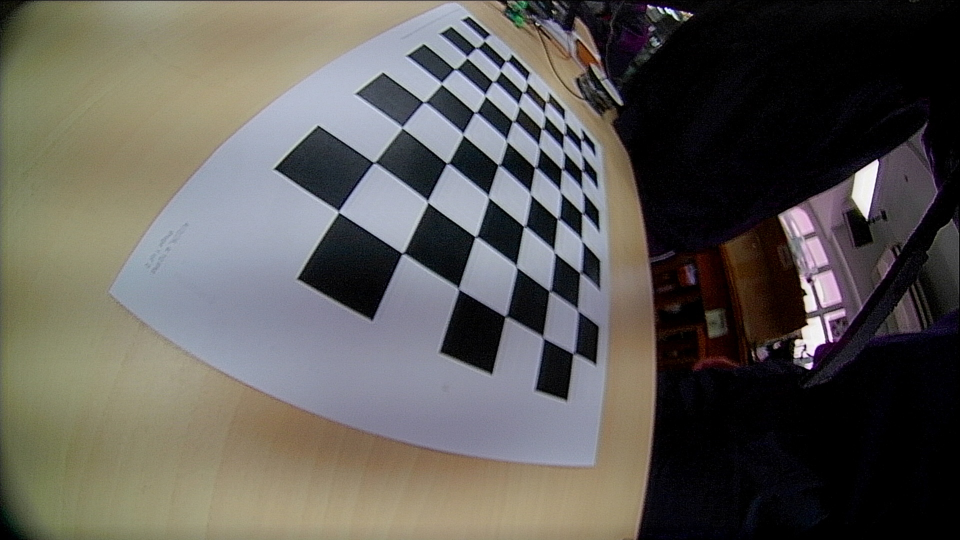
#> input picture 26_Mate/Distortion/calib_031.jpg, 1920 x 1080 px (shown at 1/2 size)
$ python photo_b.py calib_031.jpg   (older library calls are emulated)
#> lines starting #> are read from the running program, lines starting #| are printed output that depends on the picture
import numpy as np
import cv2
import sys

DIM = (1920, 1080)
K=np.array([[604.7284623795406, 0.0, 953.2403847222108], [0.0, 606.5179385902139, 514.849542398385], [0.0, 0.0, 1.0]])
D=np.array([[-0.010990914174634103], [-0.1284125803723637], [1.6484526914512445], [-2.531658521296613]])

def undisort(img_path, balance = 0.0, dim1 = None, dim2 = None, dim3 = None):
#> called with img_path = 'calib_031.jpg', balance = 0
    img = cv2.imread(img_path)
#> img is the input picture: shape (1080, 1920, 3); mean B, G, R 86.1, 90.9, 93.9
    dim1 = img.shape[:2][::-1]
#> dim1 = (1920, 1080)
    assert dim1[0]/dim1[1] == DIM[0]/DIM[1], "Error: 1001"
    if not dim2:
        dim2 = dim1
#> dim2 = (1920, 1080)
    if not dim3:
        dim3 = dim1
#> dim3 = (1920, 1080)
    scaled_K = K * dim1[0] / DIM[0]
    scaled_K[2][2] = 1.0
    new_K = cv2.fisheye.estimateNewCameraMatrixForUndistortRectify(scaled_K, D, dim2, np.eye(3), balance = balance)
    map1, map2 = cv2.fisheye.initUndistortRectifyMap(scaled_K, D, np.eye(3), new_K, dim3, cv2.CV_16SC2)
    undisorted_img = cv2.remap(img, map1, map2, interpolation = cv2.INTER_LINEAR, borderMode=cv2.BORDER_CONSTANT)
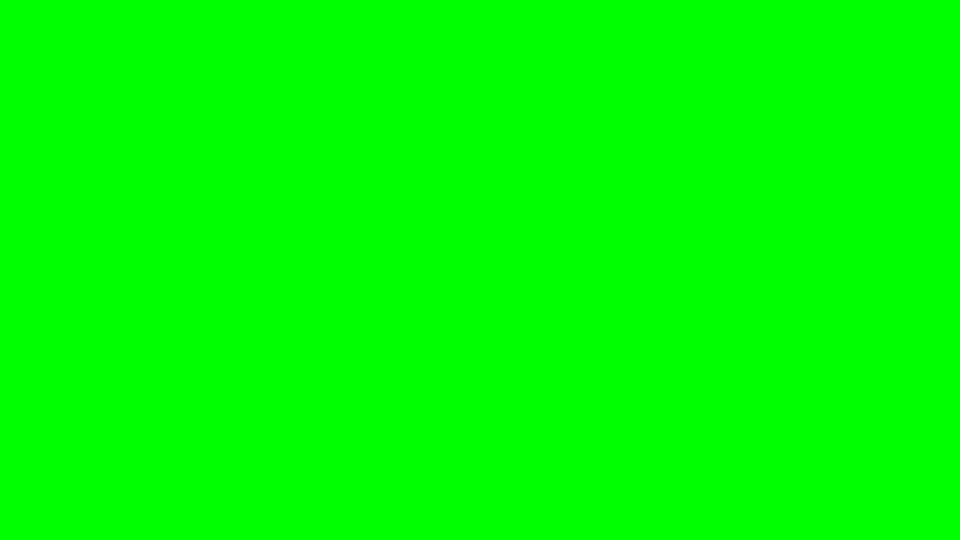
#> undisorted_img: shape (1080, 1920, 3) (shown at 1/2 size); mean B, G, R 0, 1, 0; drawn with 1 as white
    cv2.imshow("undisorted", undisorted_img)
    cv2.waitKey(0)
    cv2.destroyAllWindows()

if __name__ == '__main__':
    for p in sys.argv[1:]:
        undisort(p)
